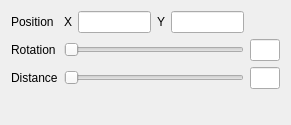
<?xml version="1.0" encoding="UTF-8"?>
<ui version="4.0">
 <class>GeometryPropertiesWidget</class>
 <widget class="QWidget" name="GeometryPropertiesWidget">
  <property name="geometry">
   <rect>
    <x>0</x>
    <y>0</y>
    <width>286</width>
    <height>125</height>
   </rect>
  </property>
  <property name="windowTitle">
   <string>Form</string>
  </property>
  <layout class="QGridLayout" name="gridLayout_2">
   <item row="0" column="0">
    <layout class="QGridLayout" name="gridLayout">
     <item row="0" column="0">
      <widget class="QLabel" name="label_3">
       <property name="text">
        <string>Position</string>
       </property>
      </widget>
     </item>
     <item row="0" column="1">
      <widget class="QLabel" name="label_4">
       <property name="text">
        <string>X</string>
       </property>
      </widget>
     </item>
     <item row="0" column="2">
      <widget class="QLineEdit" name="positionXLineEdit">
       <property name="minimumSize">
        <size>
         <width>30</width>
         <height>0</height>
        </size>
       </property>
      </widget>
     </item>
     <item row="0" column="3">
      <widget class="QLabel" name="label_5">
       <property name="text">
        <string>Y</string>
       </property>
      </widget>
     </item>
     <item row="0" column="4">
      <widget class="QLineEdit" name="positionYLineEdit">
       <property name="minimumSize">
        <size>
         <width>30</width>
         <height>0</height>
        </size>
       </property>
       <property name="text">
        <string/>
       </property>
      </widget>
     </item>
     <item row="1" column="0">
      <widget class="QLabel" name="label_7">
       <property name="text">
        <string>Rotation</string>
       </property>
      </widget>
     </item>
     <item row="1" column="1" colspan="4">
      <widget class="QSlider" name="rotationSlider">
       <property name="minimumSize">
        <size>
         <width>180</width>
         <height>0</height>
        </size>
       </property>
       <property name="maximum">
        <number>360</number>
       </property>
       <property name="orientation">
        <enum>Qt::Horizontal</enum>
       </property>
      </widget>
     </item>
     <item row="1" column="5">
      <widget class="QLineEdit" name="rotationLineEdit">
       <property name="minimumSize">
        <size>
         <width>30</width>
         <height>0</height>
        </size>
       </property>
      </widget>
     </item>
     <item row="2" column="0">
      <widget class="QLabel" name="label_6">
       <property name="text">
        <string>Distance</string>
       </property>
      </widget>
     </item>
     <item row="2" column="1" colspan="4">
      <widget class="QSlider" name="distanceSlider">
       <property name="maximum">
        <number>360</number>
       </property>
       <property name="orientation">
        <enum>Qt::Horizontal</enum>
       </property>
      </widget>
     </item>
     <item row="2" column="5">
      <widget class="QLineEdit" name="distanceLineEdit">
       <property name="minimumSize">
        <size>
         <width>30</width>
         <height>0</height>
        </size>
       </property>
      </widget>
     </item>
    </layout>
   </item>
   <item row="1" column="0">
    <spacer name="verticalSpacer">
     <property name="orientation">
      <enum>Qt::Vertical</enum>
     </property>
     <property name="sizeHint" stdset="0">
      <size>
       <width>20</width>
       <height>0</height>
      </size>
     </property>
    </spacer>
   </item>
  </layout>
 </widget>
 <resources/>
 <connections/>
</ui>
